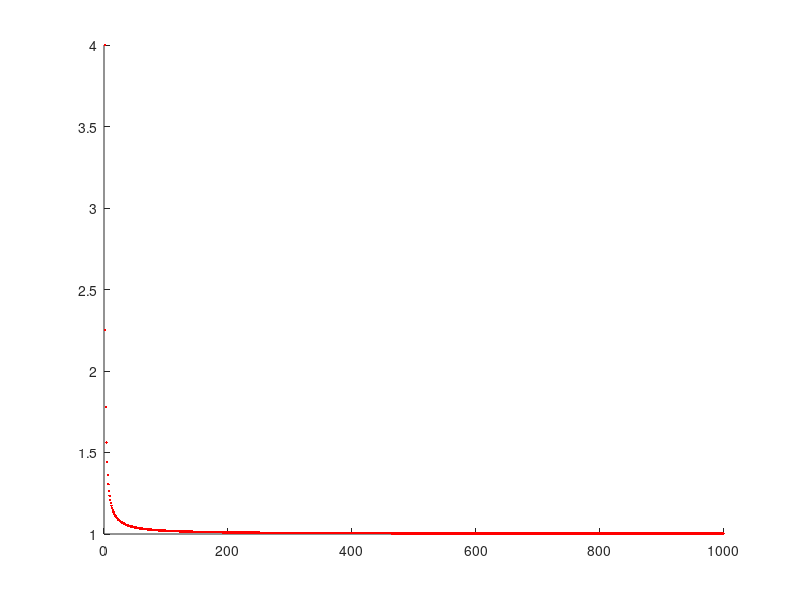

MATLAB code for this plot:
% A szomszedos tagok hanyadosainak hatarerteke - hatvanyszamok
% V1.1 - 2020.12.25.

clc, clear

an=0
n=0
i=0

hold on

for n = 1:1000
    i=i+1
    an(i)=n^2
    
end


for n = 1:(i-1)
    plot(n,(an(n+1)/an(n)),'r.')
    szamitas(n)=an(n+1)/an(n)
    %drawnow
end